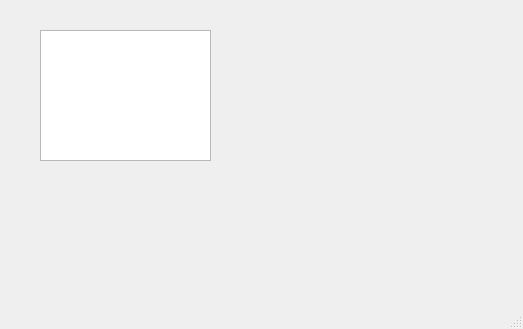
<?xml version="1.0" encoding="UTF-8"?>
<ui version="4.0">
 <class>MainWindow</class>
 <widget class="QMainWindow" name="MainWindow">
  <property name="geometry">
   <rect>
    <x>0</x>
    <y>0</y>
    <width>523</width>
    <height>329</height>
   </rect>
  </property>
  <property name="windowTitle">
   <string>MainWindow</string>
  </property>
  <widget class="QWidget" name="centralwidget">
   <widget class="QGraphicsView" name="graphicsView">
    <property name="geometry">
     <rect>
      <x>40</x>
      <y>30</y>
      <width>171</width>
      <height>131</height>
     </rect>
    </property>
   </widget>
  </widget>
  <widget class="QMenuBar" name="menubar">
   <property name="geometry">
    <rect>
     <x>0</x>
     <y>0</y>
     <width>523</width>
     <height>22</height>
    </rect>
   </property>
  </widget>
  <widget class="QStatusBar" name="statusbar"/>
 </widget>
 <resources/>
 <connections/>
</ui>
